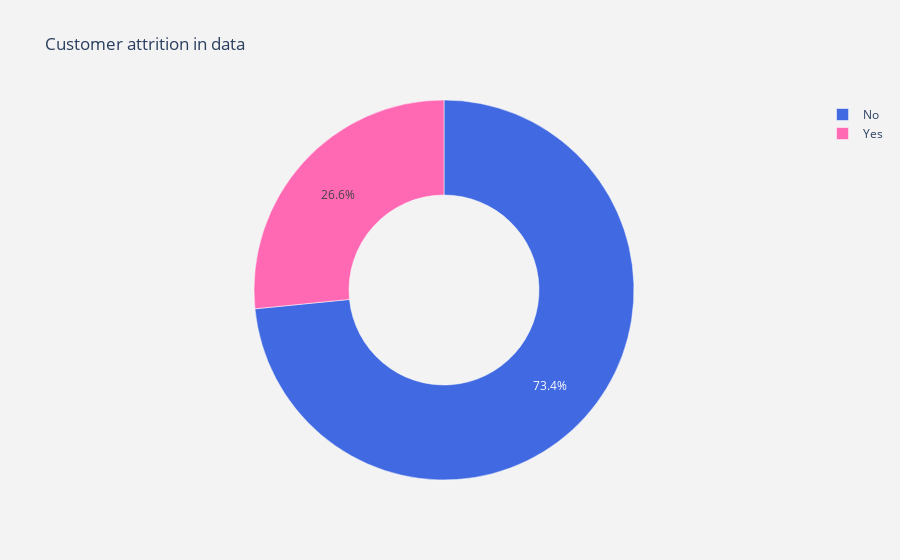

The notebook cell saved with this chart:
### Markdown cell above
### EDA

### Code cell
#labels
lab = telcom["Churn"].value_counts().keys().tolist()
#values
val = telcom["Churn"].value_counts().values.tolist()

trace = go.Pie(labels = lab ,
               values = val ,
               marker = dict(colors =  [ 'royalblue' ,'hotpink' ],
                             line = dict(color = "white",
                                         width =  0.5)
                            ),
               hoverinfo = "label+value+text",
               hole = .5
              )
layout = go.Layout(dict(title = "Customer attrition in data",
                        plot_bgcolor  = "rgb(243,243,243)",
                        paper_bgcolor = "rgb(243,243,243)",
                       )
                  )

fig = go.Figure(data = [trace],layout = layout)
py.iplot(fig)

### Figure 1 — Plotly figure (JSON) as saved in the notebook; plotly's stock layout.template omitted (floating-point values rounded to 4 significant figures)
{"data": [{"hole": 0.5, "hoverinfo": "label+value+text", "labels": ["No", "Yes"], "marker": {"colors": ["royalblue", "hotpink"], "line": {"color": "white", "width": 0.5}}, "type": "pie", "values": [5163, 1869]}], "layout": {"paper_bgcolor": "rgb(243,243,243)", "plot_bgcolor": "rgb(243,243,243)", "title": {"text": "Customer attrition in data"}}}
